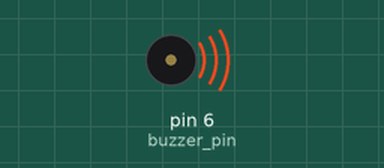
A sketch run on a simulated Arduino Uno, built with avr-gcc and run on an emulated ATmega328P. Shown: buzzer (waves = sounding).

Above: at 0.1 s.
Timing chart, 0 to 40.0 s (numbered marks = the images above):
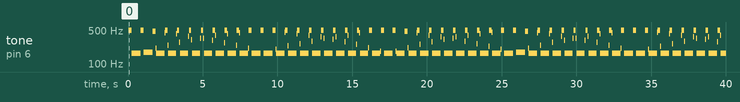

Measured:
- by itself, tone on pin 6 (buzzer_pin): plays 495 Hz for 0.20 s, 166 Hz for 0.60 s, 495 Hz for 0.20 s, 175 Hz for 0.60 s, 469 Hz for 0.20 s, 210 Hz for 0.04 s … (179 notes in this stretch)

The sketch:

23_Active_Buzzer_tones.ino
```cpp
int buzzer_pin = 6;

int delay_time1 = 1;
int delay_time2 = 3;

int j;

void setup() {
  // put your setup code here, to run once:
  pinMode(buzzer_pin, OUTPUT);
}

void loop() {
  // put your main code here, to run repeatedly:

  // First tone with delay_time_1
  for (j=1; j <= 100; j++){
    digitalWrite(buzzer_pin, HIGH);
    delay(delay_time1);
    digitalWrite(buzzer_pin, LOW);
    delay(delay_time1);
  }

  // Second tone with delay_time_2
  for (j=1; j <= 100; j++){
    digitalWrite(buzzer_pin, HIGH);
    delay(delay_time2);
    digitalWrite(buzzer_pin, LOW);
    delay(delay_time2);
  }

}
```
